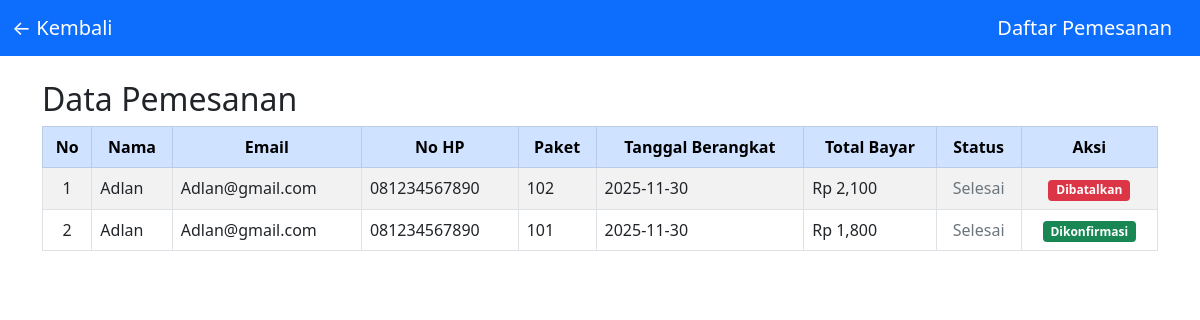
The app's page /Wisata/admin/daftar_pesanan.php with its own data.
### tables this page shows
CREATE TABLE `pemesanan` (
  `id_pemesanan` int(11) NOT NULL,
  `nama_pelanggan` varchar(100) NOT NULL,
  `email` varchar(100) NOT NULL,
  `telepon` varchar(20) NOT NULL,
  `id_akun` int(11) NOT NULL,
  `id_paket` int(11) NOT NULL,
  `tanggal_berangkat` date NOT NULL,
  `durasi` varchar(30) NOT NULL,
  `jumlah_orang` int(11) NOT NULL,
  `total_bayar` int(11) NOT NULL,
  `status` enum('dikonfirmasi','dibatalkan','menunggu') NOT NULL
);

### Wisata/config/controller.php (called while the page is built, shortened)
<?php
include 'db.php';
function select($query){
    global $db;
    $result = mysqli_query($db, $query);
    $rows = [];
    while ($row = mysqli_fetch_assoc($result)){
        $rows[] = $row;
    }
    return $rows;
}
?>

### Wisata/admin/daftar_pesanan.php (the view, shortened to what this page needs)
<?php
$data = select("SELECT * FROM pemesanan ORDER BY id_pemesanan DESC");
?>
<!doctype html>
<html lang="id">
<head>
  <link href="https://cdn.jsdelivr.net/npm/bootstrap@5.0.2/dist/css/bootstrap.min.css" rel="stylesheet">
</head>
<body>
<nav class="navbar navbar-dark bg-primary">
  <div class="container-fluid">
    <a class="navbar-brand" href="awal.php">← Kembali</a>
    <span class="navbar-brand mb-0 h1">Daftar Pemesanan</span>
  </div>
</nav>
<div class="container my-4">
  <h2>Data Pemesanan</h2>
  <table class="table table-bordered table-striped">
    <thead class="table-primary text-center">
      <tr>
        <th>No</th>
        <th>Nama</th>
        <th>Email</th>
        <th>No HP</th>
        <th>Paket</th>
        <th>Tanggal Berangkat</th>
        <th>Total Bayar</th>
        <th>Status</th>
        <th>Aksi</th>
      </tr>
    </thead>
    <tbody>
      <?php $no = 1; foreach ($data as $row) : ?>
      <tr>
        <td class="text-center"><?= $no++; ?></td>
        <td><?= $row['nama_pelanggan']; ?></td>
        <td><?= $row['email']; ?></td>
        <td><?= $row['telepon']; ?></td>
        <td><?= $row['id_paket']; ?></td>
        <td><?= $row['tanggal_berangkat']; ?></td>
        <td>Rp <?= number_format($row['total_bayar']); ?></td>
        <td class="text-center">
  <?php if ($row['status'] == 'menunggu'): ?>
    <a href="konfirmasi.php?id=<?= $row['id_pemesanan']; ?>"
       class="btn btn-success btn-sm"
       onclick="return confirm('Konfirmasi pesanan ini?')">
       ✅ Konfirmasi
    </a>
    <a href="tolak.php?id=<?= $row['id_pemesanan']; ?>"
       class="btn btn-danger btn-sm"
       onclick="return confirm('Batalkan pesanan ini?')">
       ❌ Batalkan
    </a>
  <?php else: ?>
    <span class="text-muted">Selesai</span>
  <?php endif; ?>
</td>
        <td class="text-center">
          <?php if ($row['status'] == 'menunggu'): ?>
  <span class="badge bg-warning text-dark">Menunggu</span>
<?php elseif ($row['status'] == 'dikonfirmasi'): ?>
  <span class="badge bg-success">Dikonfirmasi</span>
<?php elseif ($row['status'] == 'dibatalkan'): ?>
  <span class="badge bg-danger">Dibatalkan</span>
<?php else: ?>
  <span class="badge bg-secondary"><?= $row['status']; ?></span>
<?php endif; ?>
        </td>
      </tr>
      <?php endforeach; ?>
    </tbody>
  </table>
</div>
</body>
</html>

### records on screen
pemesanan: nama_pelanggan "Adlan", email "Adlan@gmail.com", telepon "081234567890", id_paket "102", tanggal_berangkat "2025-11-30", total_bayar "2,100", status "Selesai"
pemesanan: nama_pelanggan "Adlan", email "Adlan@gmail.com", telepon "081234567890", id_paket "101", tanggal_berangkat "2025-11-30", total_bayar "1,800", status "Selesai"
